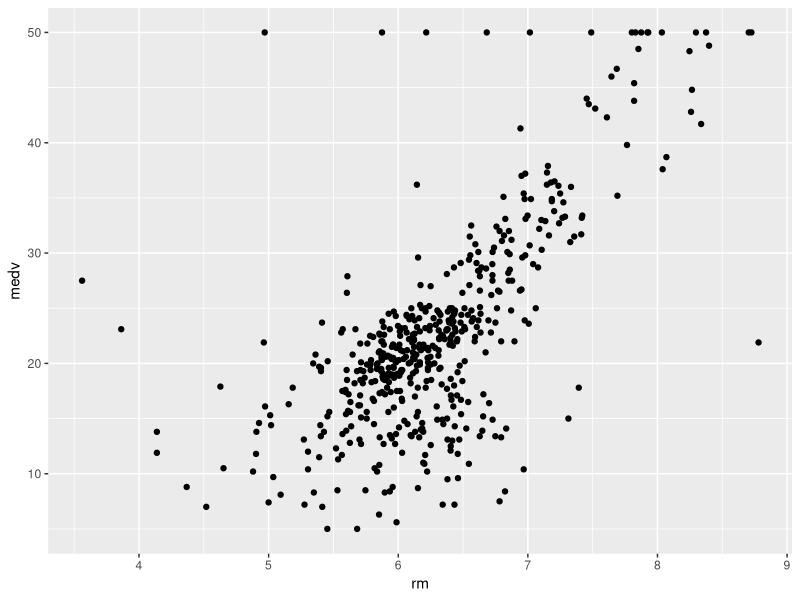
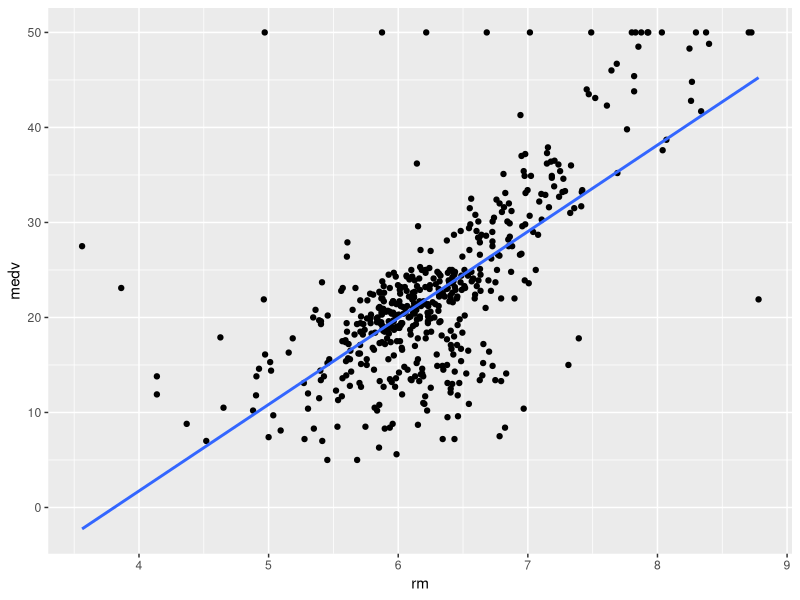
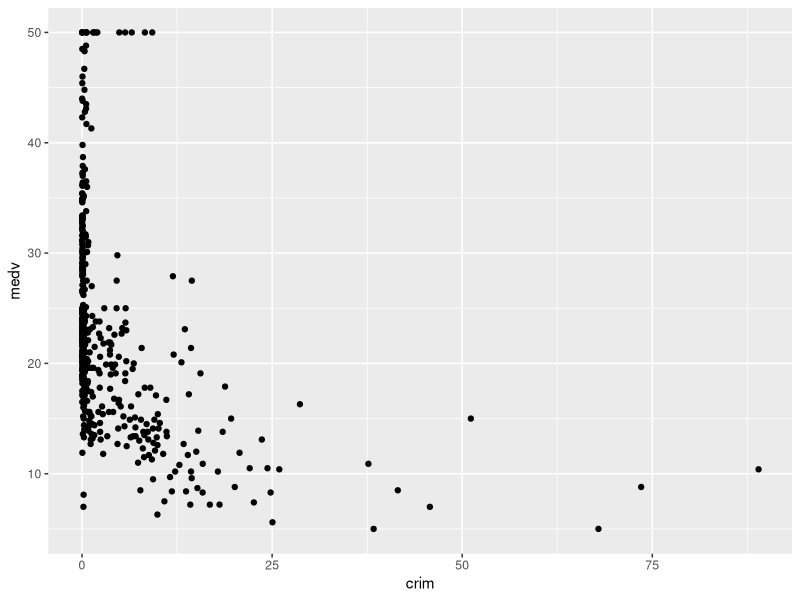
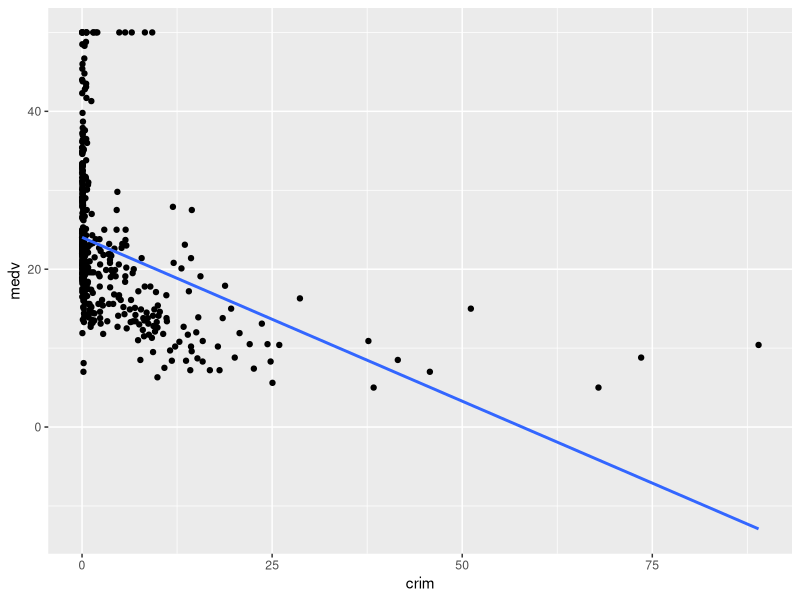
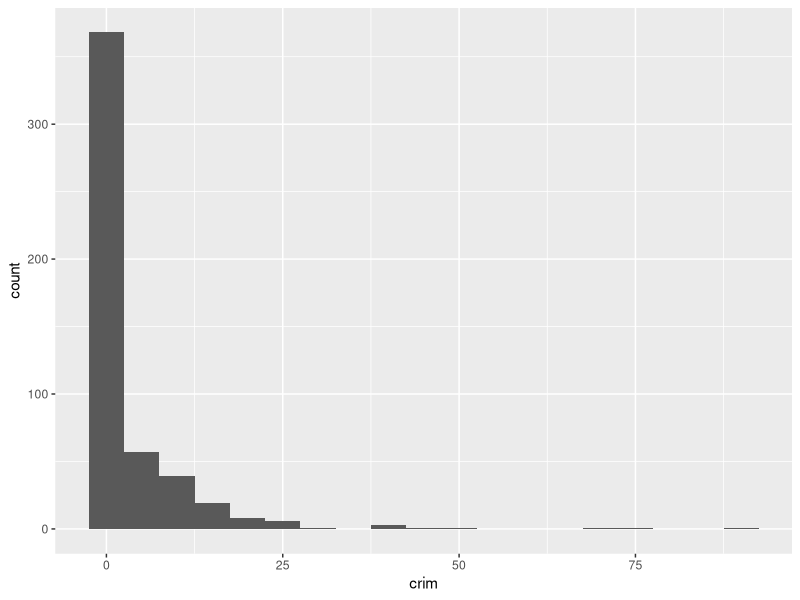

Here is the R script that generated these plots, in order: (Note: this script raises an error after producing the figures.)
#Lab 8

###Part 1###


#1. 
install.packages("MASS")
install.packages("ggplot2")

library(MASS)
library(ggplot2)

View(Boston)
help("Boston")
myScatter <- ggplot(Boston, aes(x=rm, y=medv)) + geom_point()
myScatter

#2.
myScatter + geom_smooth(method="lm", se=FALSE)

#3. 

crimScatter <- ggplot(Boston, aes(x=crim, y=medv)) + geom_point()
crimScatter
crimScatter + geom_smooth(method="lm", se=FALSE)

#4. 

#the x variable rm (average number of rooms per dwelling) produced a better and more straightforward scatter plot with an accurate best line of fit. The second x variable we tried crim, or crime, produced sort of a weird correlation. 

#5.
crime <-ggplot(Boston) + aes(x = crim) + geom_histogram(binwidth = 5)
crime
#some oddities would be the outliers in the histogram. The histogram is skewed to the extreme right, sort of an unbalanced histogram. 

#6. 
model1 <- lm(formula=repairs ~ oilChanges, data=oil)
lmOut <- lm(formula=medv ~ crim, data=Boston)
lmOut

###Part 2###

#7.
lmOut2 <- lm(formula=dis ~ crim + rm, data = Boston)
summary(lmOut2)

#8.
#Make sure to mention the p- value, the adjusted R-squared, the list of significant predictors and the coefficient for each significant predictor.
#There is a R-squared value of 0.1564 which means that 16% of crime accounts for the rm. The p value is also greater than 0.5 or in fact is a high value, so crime in the boston area is very likely to happen. 
#9.
predDF <- data.frame(crim = 0.26, dis=3.2, rm=6.2)

#10.
predict(lmOut, predDF)
#25.92516


